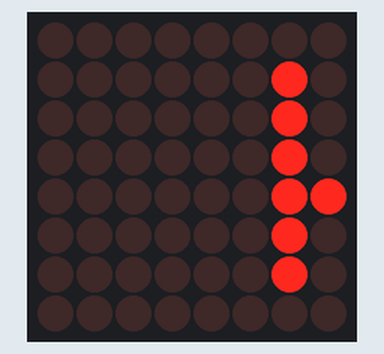
A sketch run on a simulated Arduino Uno, built with avr-gcc and run on an emulated ATmega328P. Shown: 8×8 LED matrix.

Above: at 0.5 s.
At 0.9 s:
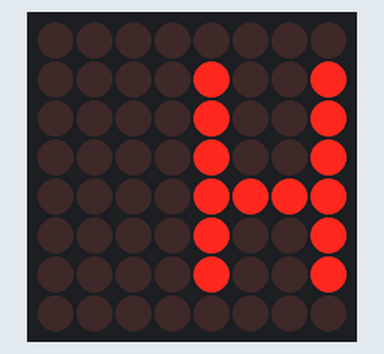
At 1.3 s:
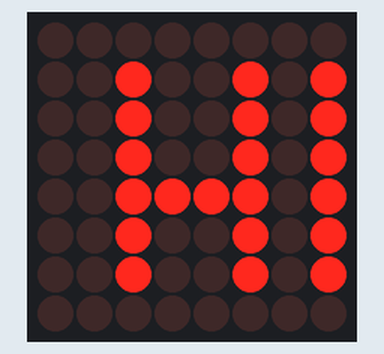
At 1.71 s:
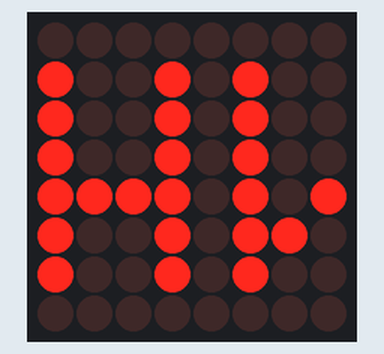
At 2.51 s:
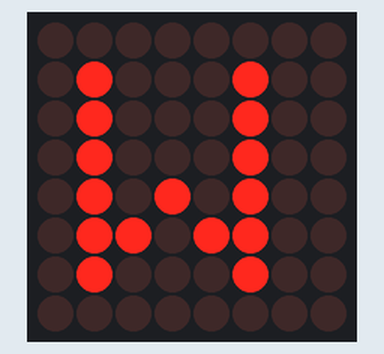
At 3.32 s:
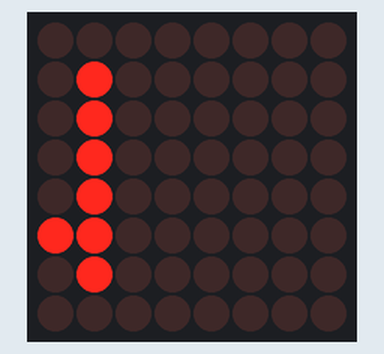

Measured:
- by itself, everything shown: repeats every 11.7 s, in 162 steps

The sketch:

LED8x8.ino
```cpp
#include "LedControl.h"

/*
 Now we need a LedControl to work with.
 ***** These pin numbers will probably not work with your hardware *****
 pin 12 is connected to the DataIn
 pin 11 is connected to LOAD(CS)
 pin 10 is connected to the CLK
 We have only a single MAX72XX.
 */
LedControl lc=LedControl(12,10,11,1);

/* image switching time */
unsigned long delaytime1=100;
unsigned long delaytime2=200;
void setup() {
  /*
   The MAX72XX is in power-saving mode on startup,
   we have to do a wakeup call
   */
  lc.shutdown(0,false);
  /* Set the brightness to a medium values */
  lc.setIntensity(0,8);
  /* and clear the display */
  lc.clearDisplay(0);
}

/*
 This method will display the characters for the
 word "Arduino" one after the other on the matrix.
 (you need at least 5x7 leds to see the whole chars)
 */
void writeArduinoOnMatrix() {
  /* here is the data for the characters */
byte ALL[] = {B11111111,B11111111,B11111111,B11111111,B11111111,B11111111,B11111111,B11111111};
byte EX[] = {B00000000,B00010000,B00010000,B00010000,B00010000,B00000000,B00010000,B00000000};

byte one[] = {B00000000,B00001000,B00011000,B00001000,B00001000,B00001000,B00111100,B00000000};
byte two[] = {B00000000,B00011000,B00100100,B00000100,B00001000,B00010000,B00111100,B00000000};
byte three[] = {B000000,B00000000,B00011100,B00000100,B00001000,B00000100,B00011100,B00000000};
byte heartsmile[] = {B00110110,B01001001,B01000001,B01000001,B01000001,B00100010,B00010100,B00001000};
byte pluem0[] = {B00000000,B00000000,B00000000,B00000000,B00000000,B00000000,B00000000,B00000000};
byte pluem1[] = {B00000000,B00000000,B00000001,B00000001,B00000001,B00000001,B00000001,B00000001};
byte pluem2[] = {B00000000,B00000000,B00000011,B00000010,B00000010,B00000011,B00000010,B00000010};
byte pluem3[] = {B00000000,B00000000,B00000110,B00000101,B00000101,B00000110,B00000100,B00000100};
byte pluem4[] = {B00000000,B00000000,B00001100,B00001010,B00001010,B00001100,B00001000,B00001000};
byte pluem5[] = {B00000000,B00000000,B00011001,B00010101,B00010101,B00011001,B00010001,B00010001};
byte pluem6[] = {B00000000,B00000000,B00110010,B00101010,B00101010,B00110010,B00100010,B00100010};
byte pluem7[] = {B00000000,B00000000,B01100100,B01010100,B01010101,B01100101,B01000101,B01000100};
byte pluem8[] = {B00000000,B00000000,B01100100,B01010100,B01010101,B01100101,B01000101,B01000100};
byte pluem9[] = {B00000000,B00000000,B11001000,B10101000,B10101010,B11001010,B10001010,B10001001};
byte pluem10[] = {B00000000,B00000000,B10010000,B01010000,B01010100,B10010100,B00010100,B00010011};
byte pluem11[] = {B00000000,B00000000,B00100000,B10100000,B10101001,B00101001,B00101001,B00100110};
byte pluem12[] = {B00000000,B00000000,B01000000,B01000000,B01010010,B01010010,B01010010,B01001100};
byte pluem13[] = {B00000000,B00000000,B10000000,B10000000,B10100101,B10100101,B10100101,B10011000};
byte pluem14[] = {B00000000,B00000000,B00000000,B00000001,B01001010,B01001011,B01001010,B00110001};
byte pluem15[] = {B00000000,B00000000,B00000000,B00000011,B10010100,B10010111,B10010100,B01100011};
byte pluem16[] = {B00000000,B00000000,B00000000,B00000110,B00101001,B00101110,B00101000,B11000111};
byte pluem17[] = {B00000000,B00000000,B00000000,B00001100,B01010010,B01011100,B01010000,B10001110};
byte pluem18[] = {B00000000,B00000000,B00000000,B00011000,B10100100,B10111001,B10100001,B00011101};
byte pluem19[] = {B00000000,B00000000,B00000000,B00110000,B01001001,B01110010,B01000010,B00111010};
byte pluem20[] = {B00000000,B00000000,B00000000,B01100000,B10010010,B11100101,B10000101,B01110100};
byte pluem21[] = {B00000000,B00000000,B00000000,B11000000,B00100101,B11001010,B00001010,B11101000};
byte pluem22[] = {B00000000,B00000000,B00000000,B10000000,B01001010,B10010101,B00010101,B11010001};
byte pluem23[] = {B00000000,B00000000,B00000000,B00000000,B10010100,B00101010,B00101010,B10100010};
byte pluem24[] = {B00000000,B00000000,B00000000,B00000000,B00101000,B01010100,B01010100,B01000100};
byte pluem25[] = {B00000000,B00000000,B00000000,B00000000,B01010000,B10101000,B10101000,B10001000};
byte pluem26[] = {B00000000,B00000000,B00000000,B00000000,B10100000,B01010000,B01010000,B00010000};
byte pluem27[] = {B00000000,B00000000,B00000000,B00000000,B01000000,B10100000,B10100000,B00100000};
byte pluem28[] = {B00000000,B00000000,B00000000,B00000000,B10000000,B01000000,B01000000,B01000000};
byte pluem29[] = {B00000000,B00000000,B00000000,B00000000,B00000000,B10000000,B10000000,B10000000};
byte pluem30[] = {B00000000,B00000000,B00000000,B00000000,B00000000,B00000000,B00000000,B00000000};

byte HWD0[] = {B00000000,B00000001,B00000001,B00000001,B00000001,B00000001,B00000001,B00000000};
byte HWD1[] = {B00000000,B00000010,B00000010,B00000010,B00000011,B00000010,B00000010,B00000000};
byte HWD2[] = {B00000000,B00000100,B00000100,B00000100,B00000111,B00000100,B00000100,B00000000};
byte HWD3[] = {B00000000,B00001001,B00001001,B00001001,B00001111,B00001001,B00001001,B00000000};
byte HWD4[] = {B00000000,B00010010,B00010010,B00010010,B00011110,B00010010,B00010010,B00000000};
byte HWD5[] = {B00000000,B00100101,B00100101,B00100101,B00111101,B00100101,B00100101,B00000000};
byte HWD6[] = {B00000000,B01001010,B01001010,B01001010,B01111010,B01001011,B01001010,B00000000};
byte HWD7[] = {B00000000,B10010100,B10010100,B10010100,B11110101,B10010110,B10010100,B00000000};
byte HWD8[] = {B00000000,B00101000,B00101000,B00101000,B11101010,B00101101,B00101000,B00000000};
byte HWD9[] = {B00000000,B01010001,B01010001,B01010001,B11010101,B01011011,B01010001,B00000000};
byte HWD10[] = {B00000000,B10100010,B10100010,B10100010,B10101010,B10110110,B10100010,B00000000};
byte HWD11[] = {B00000000,B01000100,B01000100,B01000100,B01010100,B01101100,B01000100,B00000000};
byte HWD12[] = {B00000000,B10001000,B10001000,B10001000,B10101000,B11011000,B10001000,B00000000};
byte HWD13[] = {B00000000,B00010000,B00010000,B00010000,B01010000,B10110000,B00010000,B00000000};
byte HWD14[] = {B00000000,B00100000,B00100000,B00100000,B10100000,B01100000,B00100000,B00000000};
byte HWD15[] = {B00000000,B01000000,B01000000,B01000000,B01000000,B11000000,B01000000,B00000000};
byte HWD16[] = {B00000000,B10000000,B10000000,B10000000,B10000000,B10000000,B10000000,B00000000};
byte HWD17[] = {B00000000,B00000000,B00000000,B00000000,B00000000,B00000000,B00000000,B00000000};

delay(delaytime2);
  lc.setRow(0,0,HWD0[0]);
  lc.setRow(0,1,HWD0[1]);
  lc.setRow(0,2,HWD0[2]);
  lc.setRow(0,3,HWD0[3]);
  lc.setRow(0,4,HWD0[4]);
  lc.setRow(0,5,HWD0[5]);
  lc.setRow(0,6,HWD0[6]);
  lc.setRow(0,7,HWD0[7]);

  delay(delaytime2);
  lc.setRow(0,0,HWD1[0]);
  lc.setRow(0,1,HWD1[1]);
  lc.setRow(0,2,HWD1[2]);
  lc.setRow(0,3,HWD1[3]);
  lc.setRow(0,4,HWD1[4]);
  lc.setRow(0,5,HWD1[5]);
  lc.setRow(0,6,HWD1[6]);
  lc.setRow(0,7,HWD1[7]);

  delay(delaytime2);
  lc.setRow(0,0,HWD2[0]);
  lc.setRow(0,1,HWD2[1]);
  lc.setRow(0,2,HWD2[2]);
  lc.setRow(0,3,HWD2[3]);
  lc.setRow(0,4,HWD2[4]);
  lc.setRow(0,5,HWD2[5]);
  lc.setRow(0,6,HWD2[6]);
  lc.setRow(0,7,HWD2[7]);

  delay(delaytime2);
  lc.setRow(0,0,HWD3[0]);
  lc.setRow(0,1,HWD3[1]);
  lc.setRow(0,2,HWD3[2]);
  lc.setRow(0,3,HWD3[3]);
  lc.setRow(0,4,HWD3[4]);
  lc.setRow(0,5,HWD3[5]);
  lc.setRow(0,6,HWD3[6]);
  lc.setRow(0,7,HWD3[7]);

  delay(delaytime2);
  lc.setRow(0,0,HWD4[0]);
  lc.setRow(0,1,HWD4[1]);
  lc.setRow(0,2,HWD4[2]);
  lc.setRow(0,3,HWD4[3]);
  lc.setRow(0,4,HWD4[4]);
  lc.setRow(0,5,HWD4[5]);
  lc.setRow(0,6,HWD4[6]);
  lc.setRow(0,7,HWD4[7]);

  delay(delaytime2);
  lc.setRow(0,0,HWD5[0]);
  lc.setRow(0,1,HWD5[1]);
  lc.setRow(0,2,HWD5[2]);
  lc.setRow(0,3,HWD5[3]);
  lc.setRow(0,4,HWD5[4]);
  lc.setRow(0,5,HWD5[5]);
  lc.setRow(0,6,HWD5[6]);
  lc.setRow(0,7,HWD5[7]);

  delay(delaytime2);
  lc.setRow(0,0,HWD6[0]);
  lc.setRow(0,1,HWD6[1]);
  lc.setRow(0,2,HWD6[2]);
  lc.setRow(0,3,HWD6[3]);
  lc.setRow(0,4,HWD6[4]);
  lc.setRow(0,5,HWD6[5]);
  lc.setRow(0,6,HWD6[6]);
  lc.setRow(0,7,HWD6[7]);

  delay(delaytime2);
  lc.setRow(0,0,HWD7[0]);
  lc.setRow(0,1,HWD7[1]);
  lc.setRow(0,2,HWD7[2]);
  lc.setRow(0,3,HWD7[3]);
  lc.setRow(0,4,HWD7[4]);
  lc.setRow(0,5,HWD7[5]);
  lc.setRow(0,6,HWD7[6]);
  lc.setRow(0,7,HWD7[7]);

    delay(delaytime2);
  lc.setRow(0,0,HWD8[0]);
  lc.setRow(0,1,HWD8[1]);
  lc.setRow(0,2,HWD8[2]);
  lc.setRow(0,3,HWD8[3]);
  lc.setRow(0,4,HWD8[4]);
  lc.setRow(0,5,HWD8[5]);
  lc.setRow(0,6,HWD8[6]);
  lc.setRow(0,7,HWD8[7]);

    delay(delaytime2);
  lc.setRow(0,0,HWD9[0]);
  lc.setRow(0,1,HWD9[1]);
  lc.setRow(0,2,HWD9[2]);
  lc.setRow(0,3,HWD9[3]);
  lc.setRow(0,4,HWD9[4]);
  lc.setRow(0,5,HWD9[5]);
  lc.setRow(0,6,HWD9[6]);
  lc.setRow(0,7,HWD9[7]);

delay(delaytime2);
  lc.setRow(0,0,HWD10[0]);
  lc.setRow(0,1,HWD10[1]);
  lc.setRow(0,2,HWD10[2]);
  lc.setRow(0,3,HWD10[3]);
  lc.setRow(0,4,HWD10[4]);
  lc.setRow(0,5,HWD10[5]);
  lc.setRow(0,6,HWD10[6]);
  lc.setRow(0,7,HWD10[7]);

  delay(delaytime2);
  lc.setRow(0,0,HWD11[0]);
  lc.setRow(0,1,HWD11[1]);
  lc.setRow(0,2,HWD11[2]);
  lc.setRow(0,3,HWD11[3]);
  lc.setRow(0,4,HWD11[4]);
  lc.setRow(0,5,HWD11[5]);
  lc.setRow(0,6,HWD11[6]);
  lc.setRow(0,7,HWD11[7]);

  delay(delaytime2);
  lc.setRow(0,0,HWD12[0]);
  lc.setRow(0,1,HWD12[1]);
  lc.setRow(0,2,HWD12[2]);
  lc.setRow(0,3,HWD12[3]);
  lc.setRow(0,4,HWD12[4]);
  lc.setRow(0,5,HWD12[5]);
  lc.setRow(0,6,HWD12[6]);
  lc.setRow(0,7,HWD12[7]);

  delay(delaytime2);
  lc.setRow(0,0,HWD13[0]);
  lc.setRow(0,1,HWD13[1]);
  lc.setRow(0,2,HWD13[2]);
  lc.setRow(0,3,HWD13[3]);
  lc.setRow(0,4,HWD13[4]);
  lc.setRow(0,5,HWD13[5]);
  lc.setRow(0,6,HWD13[6]);
  lc.setRow(0,7,HWD13[7]);

  delay(delaytime2);
  lc.setRow(0,0,HWD14[0]);
  lc.setRow(0,1,HWD14[1]);
  lc.setRow(0,2,HWD14[2]);
  lc.setRow(0,3,HWD14[3]);
  lc.setRow(0,4,HWD14[4]);
  lc.setRow(0,5,HWD14[5]);
  lc.setRow(0,6,HWD14[6]);
  lc.setRow(0,7,HWD14[7]);

  delay(delaytime2);
  lc.setRow(0,0,HWD15[0]);
  lc.setRow(0,1,HWD15[1]);
  lc.setRow(0,2,HWD15[2]);
  lc.setRow(0,3,HWD15[3]);
  lc.setRow(0,4,HWD15[4]);
  lc.setRow(0,5,HWD15[5]);
  lc.setRow(0,6,HWD15[6]);
  lc.setRow(0,7,HWD15[7]);

  delay(delaytime2);
  lc.setRow(0,0,HWD16[0]);
  lc.setRow(0,1,HWD16[1]);
  lc.setRow(0,2,HWD16[2]);
  lc.setRow(0,3,HWD16[3]);
  lc.setRow(0,4,HWD16[4]);
  lc.setRow(0,5,HWD16[5]);
  lc.setRow(0,6,HWD16[6]);
  lc.setRow(0,7,HWD16[7]);

  delay(delaytime2);
  lc.setRow(0,0,HWD17[0]);
  lc.setRow(0,1,HWD17[1]);
  lc.setRow(0,2,HWD17[2]);
  lc.setRow(0,3,HWD17[3]);
  lc.setRow(0,4,HWD17[4]);
  lc.setRow(0,5,HWD17[5]);
  lc.setRow(0,6,HWD17[6]);
  lc.setRow(0,7,HWD17[7]);

for (int i = 0 ; i <= 8 ; i++){
  for (int j = 128 ; j >= 1 ; j /= 2){
    delay(50);
    lc.setRow(0,i,j);
  }
  delay(50);
  lc.setRow(0,i,0);
}

for (int j = 128 ; j >= 1 ; j /= 2){
  for (int i = 0 ; i <= 8 ; i++){
    lc.setRow(0,i,j);
    delay(50);
    lc.setRow(0,i,0);
  }
  delay(50);
}


  /* now display them one by one with a small delay */
//   lc.setRow(0,0,ALL[0]);
//   lc.setRow(0,1,ALL[1]);
//   lc.setRow(0,2,ALL[2]);
//   lc.setRow(0,3,ALL[3]);
//   lc.setRow(0,4,ALL[4]);
//   lc.setRow(0,5,ALL[5]);
//   lc.setRow(0,6,ALL[6]);
//   lc.setRow(0,7,ALL[7]);
// delay(delaytime1);
//   lc.setRow(0,0,one[0]);
//   lc.setRow(0,1,one[1]);
//   lc.setRow(0,2,one[2]);
//   lc.setRow(0,3,one[3]);
//   lc.setRow(0,4,one[4]);
//   lc.setRow(0,5,one[5]);
//   lc.setRow(0,6,one[6]);
//   lc.setRow(0,7,one[7]);

  // delay(delaytime1);

  // lc.setRow(0,0,two[0]);
  // lc.setRow(0,1,two[1]);
  // lc.setRow(0,2,two[2]);
  // lc.setRow(0,3,two[3]);
  // lc.setRow(0,4,two[4]);
  // lc.setRow(0,5,two[5]);
  // lc.setRow(0,6,two[6]);
  // lc.setRow(0,7,two[7]);

  // delay(delaytime1);

  // lc.setRow(0,0,three[0]);
  // lc.setRow(0,1,three[1]);
  // lc.setRow(0,2,three[2]);
  // lc.setRow(0,3,three[3]);
  // lc.setRow(0,4,three[4]);
  // lc.setRow(0,5,three[5]);
  // lc.setRow(0,6,three[6]);
  // lc.setRow(0,7,three[7]);

  // lc.setRow(0,0,heartsmile[0]);
  // lc.setRow(0,1,heartsmile[1]);
  // lc.setRow(0,2,heartsmile[2]);
  // lc.setRow(0,3,heartsmile[3]);
  // lc.setRow(0,4,heartsmile[4]);
  // lc.setRow(0,5,heartsmile[5]);
  // lc.setRow(0,6,heartsmile[6]);
  // lc.setRow(0,7,heartsmile[7]);

  // delay(delaytime1);
  // lc.setRow(0,0,0);
  // lc.setRow(0,1,0);
  // lc.setRow(0,2,0);
  // lc.setRow(0,3,0);
  // lc.setRow(0,4,0);
  // lc.setRow(0,5,0);
  // lc.setRow(0,6,0);
  // lc.setRow(0,7,0);
  // delay(delaytime1);

  // delay(delaytime2);
  // lc.setRow(0,0,pluem0[0]);
  // lc.setRow(0,1,pluem0[1]);
  // lc.setRow(0,2,pluem0[2]);
  // lc.setRow(0,3,pluem0[3]);
  // lc.setRow(0,4,pluem0[4]);
  // lc.setRow(0,5,pluem0[5]);
  // lc.setRow(0,6,pluem0[6]);
  // lc.setRow(0,7,pluem0[7]);
  // delay(delaytime2);
  // lc.setRow(0,0,pluem1[0]);
  // lc.setRow(0,1,pluem1[1]);
  // lc.setRow(0,2,pluem1[2]);
  // lc.setRow(0,3,pluem1[3]);
  // lc.setRow(0,4,pluem1[4]);
  // lc.setRow(0,5,pluem1[5]);
  // lc.setRow(0,6,pluem1[6]);
  // lc.setRow(0,7,pluem1[7]);
  // delay(delaytime2);
  // lc.setRow(0,0,pluem2[0]);
  // lc.setRow(0,1,pluem2[1]);
  // lc.setRow(0,2,pluem2[2]);
  // lc.setRow(0,3,pluem2[3]);
  // lc.setRow(0,4,pluem2[4]);
  // lc.setRow(0,5,pluem2[5]);
  // lc.setRow(0,6,pluem2[6]);
  // lc.setRow(0,7,pluem2[7]);
  // delay(delaytime2);
  // lc.setRow(0,0,pluem3[0]);
  // lc.setRow(0,1,pluem3[1]);
  // lc.setRow(0,2,pluem3[2]);
  // lc.setRow(0,3,pluem3[3]);
  // lc.setRow(0,4,pluem3[4]);
  // lc.setRow(0,5,pluem3[5]);
  // lc.setRow(0,6,pluem3[6]);
  // lc.setRow(0,7,pluem3[7]);
  // delay(delaytime2);
  // lc.setRow(0,0,pluem4[0]);
  // lc.setRow(0,1,pluem4[1]);
  // lc.setRow(0,2,pluem4[2]);
  // lc.setRow(0,3,pluem4[3]);
  // lc.setRow(0,4,pluem4[4]);
  // lc.setRow(0,5,pluem4[5]);
  // lc.setRow(0,6,pluem4[6]);
  // lc.setRow(0,7,pluem4[7]);
  // delay(delaytime2);
  // lc.setRow(0,0,pluem5[0]);
  // lc.setRow(0,1,pluem5[1]);
  // lc.setRow(0,2,pluem5[2]);
  // lc.setRow(0,3,pluem5[3]);
  // lc.setRow(0,4,pluem5[4]);
  // lc.setRow(0,5,pluem5[5]);
  // lc.setRow(0,6,pluem5[6]);
  // lc.setRow(0,7,pluem5[7]);
  // delay(delaytime2);
  // lc.setRow(0,0,pluem6[0]);
  // lc.setRow(0,1,pluem6[1]);
  // lc.setRow(0,2,pluem6[2]);
  // lc.setRow(0,3,pluem6[3]);
  // lc.setRow(0,4,pluem6[4]);
  // lc.setRow(0,5,pluem6[5]);
  // lc.setRow(0,6,pluem6[6]);
  // lc.setRow(0,7,pluem6[7]);
  // delay(delaytime2);
  // lc.setRow(0,0,pluem7[0]);
  // lc.setRow(0,1,pluem7[1]);
  // lc.setRow(0,2,pluem7[2]);
  // lc.setRow(0,3,pluem7[3]);
  // lc.setRow(0,4,pluem7[4]);
  // lc.setRow(0,5,pluem7[5]);
  // lc.setRow(0,6,pluem7[6]);
  // lc.setRow(0,7,pluem7[7]);
  // delay(delaytime2);
  // lc.setRow(0,0,pluem8[0]);
  // lc.setRow(0,1,pluem8[1]);
  // lc.setRow(0,2,pluem8[2]);
  // lc.setRow(0,3,pluem8[3]);
  // lc.setRow(0,4,pluem8[4]);
  // lc.setRow(0,5,pluem8[5]);
  // lc.setRow(0,6,pluem8[6]);
  // lc.setRow(0,7,pluem8[7]);
  // delay(delaytime2);
  // lc.setRow(0,0,pluem9[0]);
  // lc.setRow(0,1,pluem9[1]);
  // lc.setRow(0,2,pluem9[2]);
  // lc.setRow(0,3,pluem9[3]);
  // lc.setRow(0,4,pluem9[4]);
  // lc.setRow(0,5,pluem9[5]);
  // lc.setRow(0,6,pluem9[6]);
  // lc.setRow(0,7,pluem9[7]);
  // delay(delaytime2);
  // lc.setRow(0,0,pluem10[0]);
  // lc.setRow(0,1,pluem10[1]);
  // lc.setRow(0,2,pluem10[2]);
  // lc.setRow(0,3,pluem10[3]);
  // lc.setRow(0,4,pluem10[4]);
  // lc.setRow(0,5,pluem10[5]);
  // lc.setRow(0,6,pluem10[6]);
  // lc.setRow(0,7,pluem10[7]);
  // delay(delaytime2);
  // lc.setRow(0,0,pluem11[0]);
  // lc.setRow(0,1,pluem11[1]);
  // lc.setRow(0,2,pluem11[2]);
  // lc.setRow(0,3,pluem11[3]);
  // lc.setRow(0,4,pluem11[4]);
  // lc.setRow(0,5,pluem11[5]);
  // lc.setRow(0,6,pluem11[6]);
  // lc.setRow(0,7,pluem11[7]);
  // delay(delaytime2);
  // lc.setRow(0,0,pluem12[0]);
  // lc.setRow(0,1,pluem12[1]);
  // lc.setRow(0,2,pluem12[2]);
  // lc.setRow(0,3,pluem12[3]);
  // lc.setRow(0,4,pluem12[4]);
  // lc.setRow(0,5,pluem12[5]);
  // lc.setRow(0,6,pluem12[6]);
  // lc.setRow(0,7,pluem12[7]);
  // delay(delaytime2);
  // lc.setRow(0,0,pluem13[0]);
  // lc.setRow(0,1,pluem13[1]);
  // lc.setRow(0,2,pluem13[2]);
  // lc.setRow(0,3,pluem13[3]);
  // lc.setRow(0,4,pluem13[4]);
  // lc.setRow(0,5,pluem13[5]);
  // lc.setRow(0,6,pluem13[6]);
  // lc.setRow(0,7,pluem13[7]);
  // delay(delaytime2);
  // lc.setRow(0,0,pluem14[0]);
  // lc.setRow(0,1,pluem14[1]);
  // lc.setRow(0,2,pluem14[2]);
  // lc.setRow(0,3,pluem14[3]);
  // lc.setRow(0,4,pluem14[4]);
  // lc.setRow(0,5,pluem14[5]);
  // lc.setRow(0,6,pluem14[6]);
  // lc.setRow(0,7,pluem14[7]);
  // delay(delaytime2);
  // lc.setRow(0,0,pluem15[0]);
  // lc.setRow(0,1,pluem15[1]);
  // lc.setRow(0,2,pluem15[2]);
  // lc.setRow(0,3,pluem15[3]);
  // lc.setRow(0,4,pluem15[4]);
  // lc.setRow(0,5,pluem15[5]);
  // lc.setRow(0,6,pluem15[6]);
  // lc.setRow(0,7,pluem15[7]);
  // delay(delaytime2);
  // lc.setRow(0,0,pluem16[0]);
  // lc.setRow(0,1,pluem16[1]);
  // lc.setRow(0,2,pluem16[2]);
  // lc.setRow(0,3,pluem16[3]);
  // lc.setRow(0,4,pluem16[4]);
  // lc.setRow(0,5,pluem16[5]);
  // lc.setRow(0,6,pluem16[6]);
  // lc.setRow(0,7,pluem16[7]);
  // delay(delaytime2);
  // lc.setRow(0,0,pluem17[0]);
  // lc.setRow(0,1,pluem17[1]);
  // lc.setRow(0,2,pluem17[2]);
  // lc.setRow(0,3,pluem17[3]);
  // lc.setRow(0,4,pluem17[4]);
  // lc.setRow(0,5,pluem17[5]);
  // lc.setRow(0,6,pluem17[6]);
  // lc.setRow(0,7,pluem17[7]);
  // delay(delaytime2);
  // lc.setRow(0,0,pluem18[0]);
  // lc.setRow(0,1,pluem18[1]);
  // lc.setRow(0,2,pluem18[2]);
  // lc.setRow(0,3,pluem18[3]);
  // lc.setRow(0,4,pluem18[4]);
  // lc.setRow(0,5,pluem18[5]);
  // lc.setRow(0,6,pluem18[6]);
  // lc.setRow(0,7,pluem18[7]);
  // delay(delaytime2);
  // lc.setRow(0,0,pluem19[0]);
  // lc.setRow(0,1,pluem19[1]);
  // lc.setRow(0,2,pluem19[2]);
  // lc.setRow(0,3,pluem19[3]);
  // lc.setRow(0,4,pluem19[4]);
  // lc.setRow(0,5,pluem19[5]);
  // lc.setRow(0,6,pluem19[6]);
  // lc.setRow(0,7,pluem19[7]);
  // delay(delaytime2);
  // lc.setRow(0,0,pluem20[0]);
  // lc.setRow(0,1,pluem20[1]);
  // lc.setRow(0,2,pluem20[2]);
  // lc.setRow(0,3,pluem20[3]);
  // lc.setRow(0,4,pluem20[4]);
  // lc.setRow(0,5,pluem20[5]);
  // lc.setRow(0,6,pluem20[6]);
  // lc.setRow(0,7,pluem20[7]);
  // delay(delaytime2);
  // lc.setRow(0,0,pluem21[0]);
  // lc.setRow(0,1,pluem21[1]);
  // lc.setRow(0,2,pluem21[2]);
  // lc.setRow(0,3,pluem21[3]);
  // lc.setRow(0,4,pluem21[4]);
  // lc.setRow(0,5,pluem21[5]);
  // lc.setRow(0,6,pluem21[6]);
  // lc.setRow(0,7,pluem21[7]);
  // delay(delaytime2);
  // lc.setRow(0,0,pluem22[0]);
  // lc.setRow(0,1,pluem22[1]);
  // lc.setRow(0,2,pluem22[2]);
  // lc.setRow(0,3,pluem22[3]);
  // lc.setRow(0,4,pluem22[4]);
  // lc.setRow(0,5,pluem22[5]);
  // lc.setRow(0,6,pluem22[6]);
  // lc.setRow(0,7,pluem22[7]);
  // delay(delaytime2);
  // lc.setRow(0,0,pluem23[0]);
  // lc.setRow(0,1,pluem23[1]);
  // lc.setRow(0,2,pluem23[2]);
  // lc.setRow(0,3,pluem23[3]);
  // lc.setRow(0,4,pluem23[4]);
  // lc.setRow(0,5,pluem23[5]);
  // lc.setRow(0,6,pluem23[6]);
  // lc.setRow(0,7,pluem23[7]);
  // delay(delaytime2);
  // lc.setRow(0,0,pluem24[0]);
  // lc.setRow(0,1,pluem24[1]);
  // lc.setRow(0,2,pluem24[2]);
  // lc.setRow(0,3,pluem24[3]);
  // lc.setRow(0,4,pluem24[4]);
  // lc.setRow(0,5,pluem24[5]);
  // lc.setRow(0,6,pluem24[6]);
  // lc.setRow(0,7,pluem24[7]);
  // delay(delaytime2);
  // lc.setRow(0,0,pluem25[0]);
  // lc.setRow(0,1,pluem25[1]);
  // lc.setRow(0,2,pluem25[2]);
  // lc.setRow(0,3,pluem25[3]);
  // lc.setRow(0,4,pluem25[4]);
  // lc.setRow(0,5,pluem25[5]);
  // lc.setRow(0,6,pluem25[6]);
  // lc.setRow(0,7,pluem25[7]);
  // delay(delaytime2);
  // lc.setRow(0,0,pluem26[0]);
  // lc.setRow(0,1,pluem26[1]);
  // lc.setRow(0,2,pluem26[2]);
  // lc.setRow(0,3,pluem26[3]);
  // lc.setRow(0,4,pluem26[4]);
  // lc.setRow(0,5,pluem26[5]);
  // lc.setRow(0,6,pluem26[6]);
  // lc.setRow(0,7,pluem26[7]);
  // delay(delaytime2);
  // lc.setRow(0,0,pluem27[0]);
  // lc.setRow(0,1,pluem27[1]);
  // lc.setRow(0,2,pluem27[2]);
  // lc.setRow(0,3,pluem27[3]);
  // lc.setRow(0,4,pluem27[4]);
  // lc.setRow(0,5,pluem27[5]);
  // lc.setRow(0,6,pluem27[6]);
  // lc.setRow(0,7,pluem27[7]);
  // delay(delaytime2);
  // lc.setRow(0,0,pluem28[0]);
  // lc.setRow(0,1,pluem28[1]);
  // lc.setRow(0,2,pluem28[2]);
  // lc.setRow(0,3,pluem28[3]);
  // lc.setRow(0,4,pluem28[4]);
  // lc.setRow(0,5,pluem28[5]);
  // lc.setRow(0,6,pluem28[6]);
  // lc.setRow(0,7,pluem28[7]);
  // delay(delaytime2);
  // lc.setRow(0,0,pluem29[0]);
  // lc.setRow(0,1,pluem29[1]);
  // lc.setRow(0,2,pluem29[2]);
  // lc.setRow(0,3,pluem29[3]);
  // lc.setRow(0,4,pluem29[4]);
  // lc.setRow(0,5,pluem29[5]);
  // lc.setRow(0,6,pluem29[6]);
  // lc.setRow(0,7,pluem29[7]);
  // delay(delaytime2);
  // lc.setRow(0,0,pluem30[0]);
  // lc.setRow(0,1,pluem30[1]);
  // lc.setRow(0,2,pluem30[2]);
  // lc.setRow(0,3,pluem30[3]);
  // lc.setRow(0,4,pluem30[4]);
  // lc.setRow(0,5,pluem30[5]);
  // lc.setRow(0,6,pluem30[6]);
  // lc.setRow(0,7,pluem30[7]);
  // delay(delaytime2);
  // lc.setRow(0,0,heartsmile[0]);
  // lc.setRow(0,1,heartsmile[1]);
  // lc.setRow(0,2,heartsmile[2]);
  // lc.setRow(0,3,heartsmile[3]);
  // lc.setRow(0,4,heartsmile[4]);
  // lc.setRow(0,5,heartsmile[5]);
  // lc.setRow(0,6,heartsmile[6]);
  // lc.setRow(0,7,heartsmile[7]);
  // delay(delaytime1);
  // lc.setRow(0,0,0);
  // lc.setRow(0,1,0);
  // lc.setRow(0,2,0);
  // lc.setRow(0,3,0);
  // lc.setRow(0,4,0);
  // lc.setRow(0,5,0);
  // lc.setRow(0,6,0);
  // lc.setRow(0,7,0);
  // delay(delaytime1);
  // lc.setRow(0,0,heartsmile[0]);
  // lc.setRow(0,1,heartsmile[1]);
  // lc.setRow(0,2,heartsmile[2]);
  // lc.setRow(0,3,heartsmile[3]);
  // lc.setRow(0,4,heartsmile[4]);
  // lc.setRow(0,5,heartsmile[5]);
  // lc.setRow(0,6,heartsmile[6]);
  // lc.setRow(0,7,heartsmile[7]);
  // delay(delaytime1);
}


void loop() {
  writeArduinoOnMatrix();
}
```
